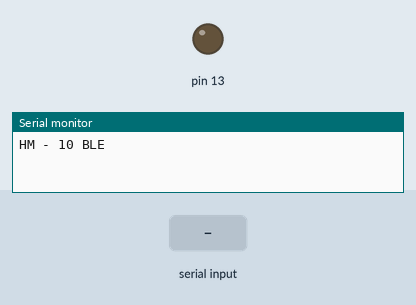
Bench run of a sketch on a simulated Arduino Uno, built with avr-gcc and run on an emulated ATmega328P. Shown: output pins drawn as LEDs (lit = HIGH), the last lines printed to the serial monitor. The inputs (shaded band) are chosen by the test bench.

Above: at 1.2 s.
1.3 s: "a" received over the second serial link
At 2.4 s:
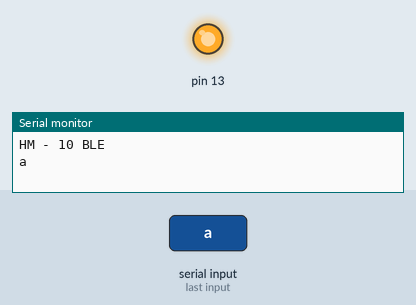
2.8 s: "b" received over the second serial link
At 3.5 s:
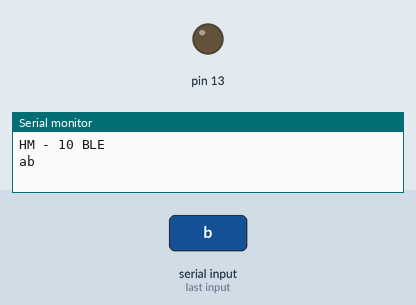
Timing chart, 0 to 5.8 s (numbered marks = the images above; inputs shaded):
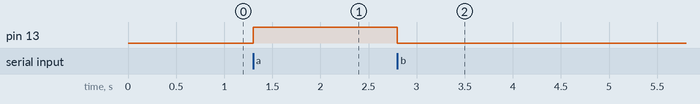

The sketch:

bluetooth_onoff.ino
```cpp
//블루투스 모듈 이용하여, 스마트폰으로부터 서보모터 각도 명령을 전달받아, 서보모터 회전 + OLED에 값 출력
#include <SoftwareSerial.h>

SoftwareSerial mySerial(2,3); //블루투스의 Tx, Rx핀을 2,3번 핀으로 설정

void setup() {
  Serial.begin(9600);
  Serial.println("HM - 10 BLE");
  mySerial.begin(9600); //블루투스의 시리얼 통신속도 설정
  pinMode(13, OUTPUT);
}

void loop() {
  byte input = 0;
  if (mySerial.available()) { //블루투스에서 넘어온 데이터가 있다면
    //Serial.println("kkkkkk");
    input = mySerial.read(); //그 데이터 출력
    Serial.write(input);

    if (input =='a')
      digitalWrite(13, HIGH);
    else if (input == 'b')
      digitalWrite(13, LOW);
  }

  if (Serial.available()) { //시리얼 모니터에 입력된 데이터가 있다면
    mySerial.write(Serial.read()); //블루투스 통해 그 데이터 전달
  }
}
```

Measured:
- after the input at 1.3 s, pin 13: LOW → HIGH at once
- after the input at 2.8 s, pin 13: HIGH → LOW at once
